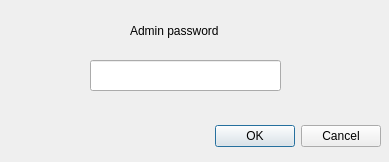
<?xml version="1.0" encoding="UTF-8"?>
<ui version="4.0">
 <class>Dialog</class>
 <widget class="QDialog" name="Dialog">
  <property name="geometry">
   <rect>
    <x>0</x>
    <y>0</y>
    <width>389</width>
    <height>162</height>
   </rect>
  </property>
  <property name="windowTitle">
   <string>Dialog</string>
  </property>
  <widget class="QDialogButtonBox" name="buttonBox">
   <property name="geometry">
    <rect>
     <x>190</x>
     <y>120</y>
     <width>191</width>
     <height>32</height>
    </rect>
   </property>
   <property name="orientation">
    <enum>Qt::Horizontal</enum>
   </property>
   <property name="standardButtons">
    <set>QDialogButtonBox::Cancel|QDialogButtonBox::Ok</set>
   </property>
  </widget>
  <widget class="QLabel" name="label_adminPassword">
   <property name="geometry">
    <rect>
     <x>130</x>
     <y>10</y>
     <width>121</width>
     <height>41</height>
    </rect>
   </property>
   <property name="text">
    <string>Admin password</string>
   </property>
  </widget>
  <widget class="QLineEdit" name="lineEdit_password">
   <property name="geometry">
    <rect>
     <x>90</x>
     <y>60</y>
     <width>191</width>
     <height>31</height>
    </rect>
   </property>
  </widget>
 </widget>
 <resources/>
 <connections>
  <connection>
   <sender>buttonBox</sender>
   <signal>accepted()</signal>
   <receiver>Dialog</receiver>
   <slot>accept()</slot>
   <hints>
    <hint type="sourcelabel">
     <x>248</x>
     <y>254</y>
    </hint>
    <hint type="destinationlabel">
     <x>157</x>
     <y>274</y>
    </hint>
   </hints>
  </connection>
  <connection>
   <sender>buttonBox</sender>
   <signal>rejected()</signal>
   <receiver>Dialog</receiver>
   <slot>reject()</slot>
   <hints>
    <hint type="sourcelabel">
     <x>316</x>
     <y>260</y>
    </hint>
    <hint type="destinationlabel">
     <x>286</x>
     <y>274</y>
    </hint>
   </hints>
  </connection>
 </connections>
</ui>
